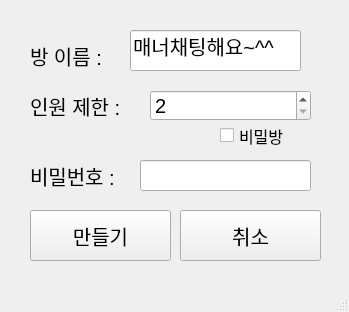
<?xml version="1.0" encoding="UTF-8"?>
<ui version="4.0">
 <class>MainWindow</class>
 <widget class="QMainWindow" name="MainWindow">
  <property name="geometry">
   <rect>
    <x>0</x>
    <y>0</y>
    <width>349</width>
    <height>312</height>
   </rect>
  </property>
  <property name="windowTitle">
   <string>MainWindow</string>
  </property>
  <widget class="QWidget" name="centralwidget">
   <widget class="QPushButton" name="pushButton">
    <property name="geometry">
     <rect>
      <x>40</x>
      <y>-60</y>
      <width>75</width>
      <height>23</height>
     </rect>
    </property>
    <property name="text">
     <string>PushButton</string>
    </property>
   </widget>
   <widget class="QPushButton" name="btn_roomMake">
    <property name="geometry">
     <rect>
      <x>30</x>
      <y>210</y>
      <width>141</width>
      <height>51</height>
     </rect>
    </property>
    <property name="font">
     <font>
      <pointsize>15</pointsize>
     </font>
    </property>
    <property name="toolTipDuration">
     <number>-3</number>
    </property>
    <property name="text">
     <string>만들기</string>
    </property>
   </widget>
   <widget class="QPushButton" name="btn_no">
    <property name="geometry">
     <rect>
      <x>180</x>
      <y>210</y>
      <width>141</width>
      <height>51</height>
     </rect>
    </property>
    <property name="font">
     <font>
      <pointsize>15</pointsize>
     </font>
    </property>
    <property name="toolTipDuration">
     <number>-3</number>
    </property>
    <property name="text">
     <string>취소</string>
    </property>
   </widget>
   <widget class="QSpinBox" name="people_count_num">
    <property name="geometry">
     <rect>
      <x>150</x>
      <y>90</y>
      <width>161</width>
      <height>31</height>
     </rect>
    </property>
    <property name="font">
     <font>
      <pointsize>15</pointsize>
     </font>
    </property>
    <property name="minimum">
     <number>2</number>
    </property>
    <property name="maximum">
     <number>10</number>
    </property>
   </widget>
   <widget class="QCheckBox" name="check_passwd">
    <property name="geometry">
     <rect>
      <x>220</x>
      <y>120</y>
      <width>81</width>
      <height>31</height>
     </rect>
    </property>
    <property name="font">
     <font>
      <pointsize>12</pointsize>
     </font>
    </property>
    <property name="text">
     <string>비밀방</string>
    </property>
   </widget>
   <widget class="QLabel" name="label">
    <property name="geometry">
     <rect>
      <x>30</x>
      <y>90</y>
      <width>111</width>
      <height>31</height>
     </rect>
    </property>
    <property name="font">
     <font>
      <pointsize>15</pointsize>
     </font>
    </property>
    <property name="text">
     <string>인원 제한 : </string>
    </property>
   </widget>
   <widget class="QLabel" name="label_3">
    <property name="geometry">
     <rect>
      <x>30</x>
      <y>40</y>
      <width>81</width>
      <height>31</height>
     </rect>
    </property>
    <property name="font">
     <font>
      <pointsize>15</pointsize>
     </font>
    </property>
    <property name="text">
     <string>방 이름 :</string>
    </property>
   </widget>
   <widget class="QLabel" name="label_2">
    <property name="geometry">
     <rect>
      <x>30</x>
      <y>160</y>
      <width>101</width>
      <height>31</height>
     </rect>
    </property>
    <property name="font">
     <font>
      <pointsize>15</pointsize>
     </font>
    </property>
    <property name="text">
     <string>비밀번호 :</string>
    </property>
   </widget>
   <widget class="QLineEdit" name="edit_passwd">
    <property name="geometry">
     <rect>
      <x>140</x>
      <y>160</y>
      <width>171</width>
      <height>31</height>
     </rect>
    </property>
    <property name="font">
     <font>
      <pointsize>15</pointsize>
     </font>
    </property>
    <property name="focusPolicy">
     <enum>Qt::WheelFocus</enum>
    </property>
    <property name="text">
     <string/>
    </property>
    <property name="maxLength">
     <number>12</number>
    </property>
    <property name="dragEnabled">
     <bool>false</bool>
    </property>
    <property name="readOnly">
     <bool>false</bool>
    </property>
   </widget>
   <widget class="QLineEdit" name="edit_roomname">
    <property name="geometry">
     <rect>
      <x>130</x>
      <y>30</y>
      <width>171</width>
      <height>41</height>
     </rect>
    </property>
    <property name="font">
     <font>
      <pointsize>15</pointsize>
     </font>
    </property>
    <property name="text">
     <string>매너채팅해요~^^</string>
    </property>
    <property name="maxLength">
     <number>20</number>
    </property>
    <property name="dragEnabled">
     <bool>false</bool>
    </property>
    <property name="readOnly">
     <bool>false</bool>
    </property>
   </widget>
  </widget>
  <widget class="QMenuBar" name="menubar">
   <property name="geometry">
    <rect>
     <x>0</x>
     <y>0</y>
     <width>349</width>
     <height>21</height>
    </rect>
   </property>
  </widget>
  <widget class="QStatusBar" name="statusbar"/>
 </widget>
 <resources/>
 <connections/>
</ui>
